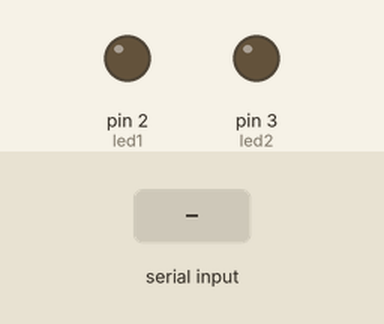
Simulated run of this sketch. Board: Arduino Uno, built with avr-gcc and run on an emulated ATmega328P. Shown: output pins drawn as LEDs (lit = HIGH). Inputs (shaded band) come from the test bench.

Above: at 1.2 s.
1.3 s: "a" received over Serial
At 2.5 s:
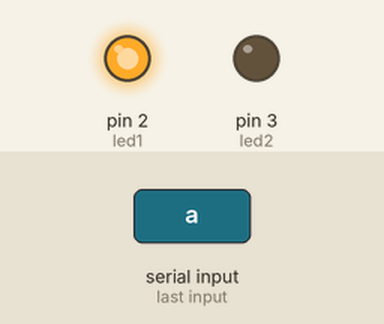
2.8 s: "c" received over Serial
At 3.8 s:
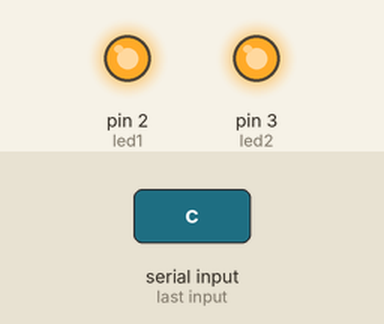
4.3 s: "b" received over Serial
At 5.0 s:
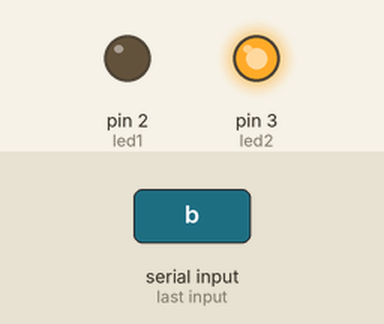
5.8 s: "d" received over Serial
At 6.1 s:
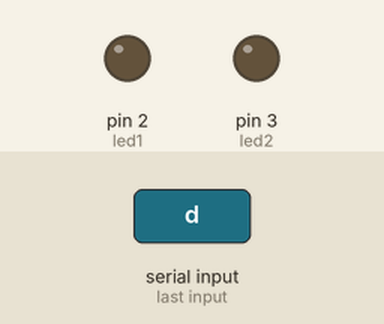
Timing chart, 0 to 8.3 s (numbered marks = the images above; inputs shaded):
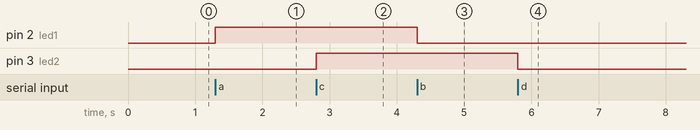

The sketch:

Entrega2.ino
```cpp
int led1 = 2; // usamos un pin de salida al LED
int led2 = 3; // usamos un pin de salida al LED

int estado = 0; // Variable lectrura dato serial

void setup()
{
  Serial.begin(9600);
  pinMode(led1, OUTPUT);  //Declara pin de Salida
  digitalWrite(led1, LOW); //Normalmente Apagado
  pinMode(led2, OUTPUT);
  digitalWrite(led2, LOW); //Normalmente Apagado
}

void loop()
{
  if( Serial.available()>0)
  {
    estado = Serial.read();
  }
  switch( estado)
  {
    case 'a':
    digitalWrite(led1, HIGH);
    break;
    case 'b':
    digitalWrite(led1, LOW);
    break;

    case 'c':
    digitalWrite(led2, HIGH);
    break;
    case 'd':
    digitalWrite(led2, LOW);
    break;
  }
}
```

Measured:
- after the input at 1.3 s, pin 2 (led1): LOW → HIGH at once
- after the input at 2.8 s, pin 3 (led2): LOW → HIGH at once
- after the input at 4.3 s, pin 2 (led1): HIGH → LOW at once
- after the input at 5.8 s, pin 3 (led2): HIGH → LOW at once
